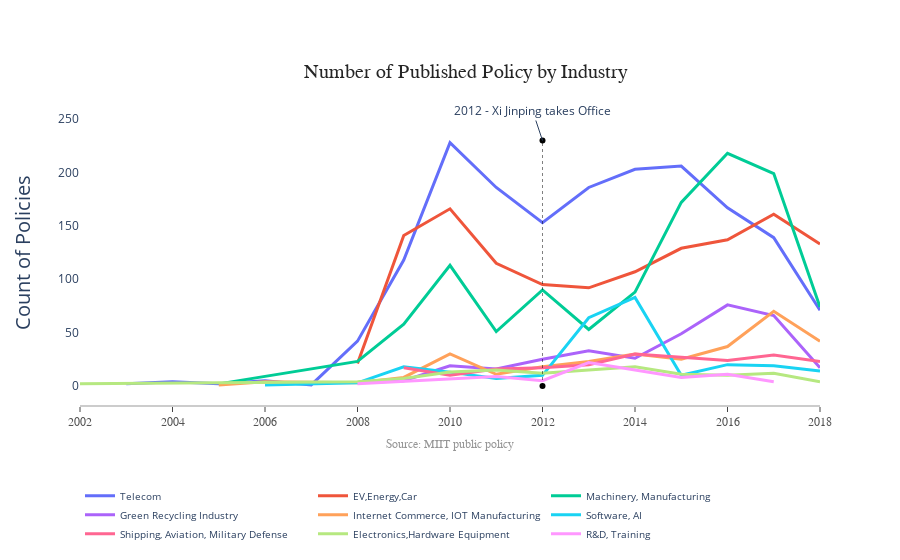

The code cell stored with this chart in its notebook:
### Code cell
fig.show()

### Figure 1 — Plotly figure (JSON) as saved in the notebook; plotly's stock layout.template omitted (floating-point values rounded to 4 significant figures)
{"data": [{"hoverinfo": "x+y+name", "line": {"width": 3}, "mode": "lines", "name": "Telecom", "type": "scatter", "x": ["2003", "2004", "2005", "2006", "2007", "2008", "2009", "2010", "2011", "2012", "2013", "2014", "2015", "2016", "2017", "2018"], "y": [2, 4, 2, 5, 1, 42, 118, 228, 186, 153, 186, 203, 206, 167, 139, 71]}, {"hoverinfo": "x+y+name", "line": {"width": 3}, "mode": "lines", "name": "EV,Energy,Car", "type": "scatter", "x": ["2008", "2009", "2010", "2011", "2012", "2013", "2014", "2015", "2016", "2017", "2018"], "y": [21, 141, 166, 115, 95, 92, 107, 129, 137, 161, 133]}, {"hoverinfo": "x+y+name", "line": {"width": 3}, "mode": "lines", "name": "Machinery, Manufacturing", "type": "scatter", "x": ["2005", "2008", "2009", "2010", "2011", "2012", "2013", "2014", "2015", "2016", "2017", "2018"], "y": [2, 23, 58, 113, 51, 90, 53, 88, 172, 218, 199, 74]}, {"hoverinfo": "x+y+name", "line": {"width": 3}, "mode": "lines", "name": "Green Recycling Industry", "type": "scatter", "x": ["2008", "2009", "2010", "2011", "2012", "2013", "2014", "2015", "2016", "2017", "2018"], "y": [3, 5, 19, 16, 25, 33, 26, 49, 76, 66, 17]}, {"hoverinfo": "x+y+name", "line": {"width": 3}, "mode": "lines", "name": "Internet Commerce, IOT Manufacturing", "type": "scatter", "x": ["2005", "2006", "2008", "2009", "2010", "2011", "2012", "2013", "2014", "2015", "2016", "2017", "2018"], "y": [1, 4, 3, 8, 30, 11, 18, 23, 30, 25, 37, 70, 42]}, {"hoverinfo": "x+y+name", "line": {"width": 3}, "mode": "lines", "name": "Software, AI", "type": "scatter", "x": ["2006", "2008", "2009", "2010", "2011", "2012", "2013", "2014", "2015", "2016", "2017", "2018"], "y": [1, 3, 18, 13, 7, 10, 64, 83, 10, 20, 19, 14]}, {"hoverinfo": "x+y+name", "line": {"width": 3}, "mode": "lines", "name": "Shipping, Aviation, Military Defense", "type": "scatter", "x": ["2009", "2010", "2011", "2012", "2013", "2014", "2015", "2016", "2017", "2018"], "y": [17, 10, 16, 17, 20, 30, 27, 24, 29, 23]}, {"hoverinfo": "x+y+name", "line": {"width": 3}, "mode": "lines", "name": "Electronics,Hardware Equipment", "type": "scatter", "x": ["2002", "2008", "2009", "2010", "2011", "2012", "2013", "2014", "2015", "2016", "2017", "2018"], "y": [2, 4, 7, 13, 15, 12, 15, 18, 11, 10, 12, 4]}, {"hoverinfo": "x+y+name", "line": {"width": 3}, "mode": "lines", "name": "R&D, Training", "type": "scatter", "x": ["2008", "2011", "2012", "2013", "2014", "2015", "2016", "2017"], "y": [2, 9, 5, 22, 15, 8, 11, 4]}, {"hovertext": [" ", "2012 - Xi Jinping takes Office"], "line": {"color": "black", "dash": "dot", "width": 0.5}, "mode": "lines+markers+text", "showlegend": false, "textposition": "top center", "type": "scatter", "x": ["2012", "2012"], "y": [0, 230]}], "layout": {"annotations": [{"font": {"color": "rgb(37,37,37)", "family": "Arial", "size": 20}, "showarrow": false, "text": "Number of Published Policy by Industry", "x": 0.3, "xanchor": "left", "xref": "paper", "y": 1.05, "yanchor": "bottom", "yref": "paper"}, {"font": {"color": "rgb(150,150,150)", "family": "Arial", "size": 12}, "showarrow": false, "text": "Source: MIIT public policy", "x": 0.5, "xanchor": "center", "xref": "paper", "y": -0.1, "yanchor": "top", "yref": "paper"}, {"text": "2012 - Xi Jinping takes Office", "x": 2012, "xref": "x", "y": 230, "yref": "y"}], "autosize": true, "legend": {"font": {"size": 10}, "orientation": "h", "x": 0, "y": -0.25}, "margin": {"autoexpand": true}, "plot_bgcolor": "white", "showlegend": true, "xaxis": {"linecolor": "rgb(204, 204, 204)", "linewidth": 2, "showgrid": true, "showline": true, "showticklabels": true, "tickfont": {"color": "rgb(82, 82, 82)", "family": "Arial", "size": 12}, "ticks": "outside"}, "yaxis": {"title": {"font": {"size": 20}, "text": "Count of Policies"}}}}
